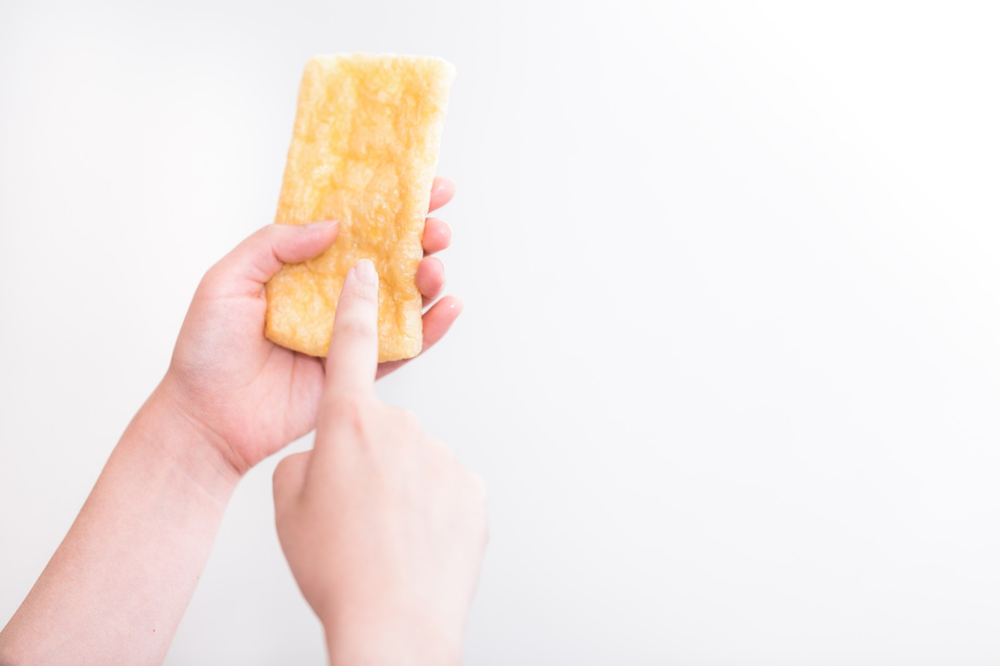
%> input picture kadai10/kadai10.png, 1000 x 666 px, shrunk from 1600 x 1066 before the run
$ octave kadai10.m   (GNU Octave 9; MATLAB toolbox functions it lacks are replaced by stand-ins)
%> lines starting %> are read from the running program, lines starting %| are printed output that depends on the picture; in (x1, y1, x2, y2) boxes, pixels count from 0 and x2, y2 are one past the last pixel; in counts of white or black regions, pixels touching at a corner belong together; the program's own positions count from 1
clear;

ORG = imread('kadai10.png'); % 原画像の入力
%> ORG is the input picture: size 666x1000x3 uint8; mean R, G, B 245.6, 236.1, 232.8
ORG = rgb2gray(ORG); %カラーからグレイへの変換
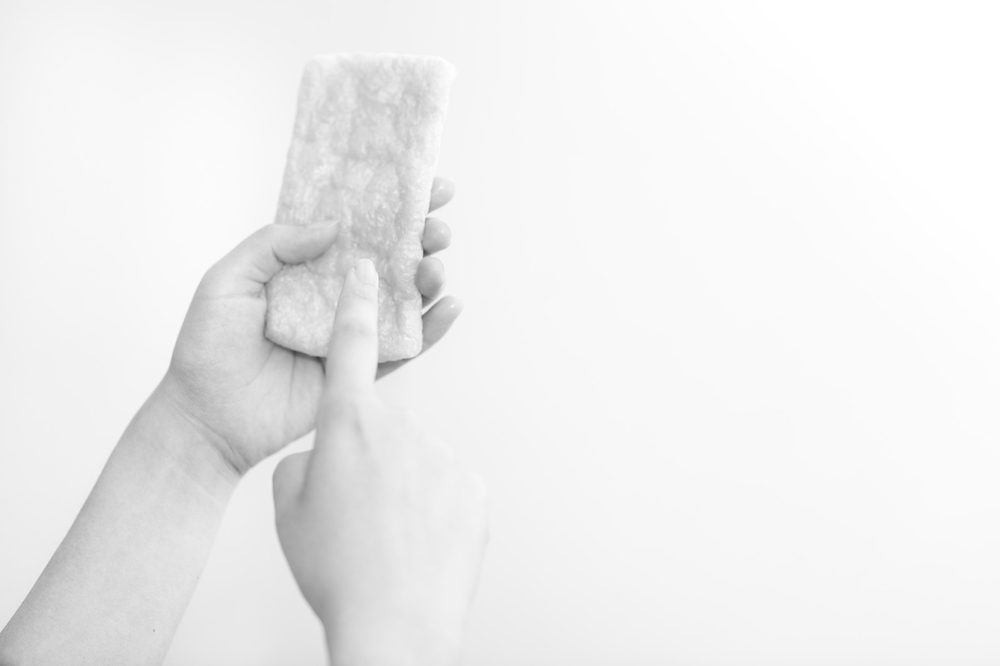
%> ORG: size 666x1000 uint8; min 64, max 255, mean 238.5
imagesc(ORG); colormap('gray'); colorbar;% 画像表示
pause; % 一時停止

IMG = edge(ORG,'prewitt'); % エッジ抽出（プレウィット法）
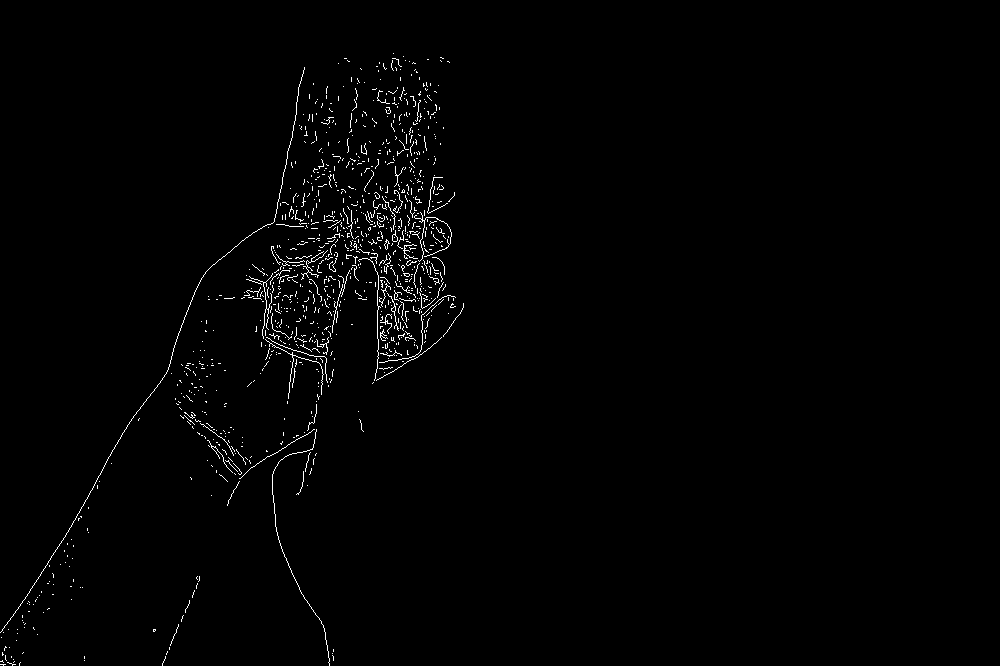
%> IMG: size 666x1000 logical; 1.1% white in thin lines or dots, all inside (x1, y1, x2, y2) = (0, 53, 464, 666)
imagesc(IMG); colormap('gray'); colorbar;% 画像表示
pause; % 一時停止

IMG = edge(ORG,'sobel'); % エッジ抽出（ソベル法）
imagesc(IMG); colormap('gray'); colorbar;% 画像表示
pause; % 一時停止

IMG = edge(ORG,'canny'); % エッジ抽出（キャニー法）
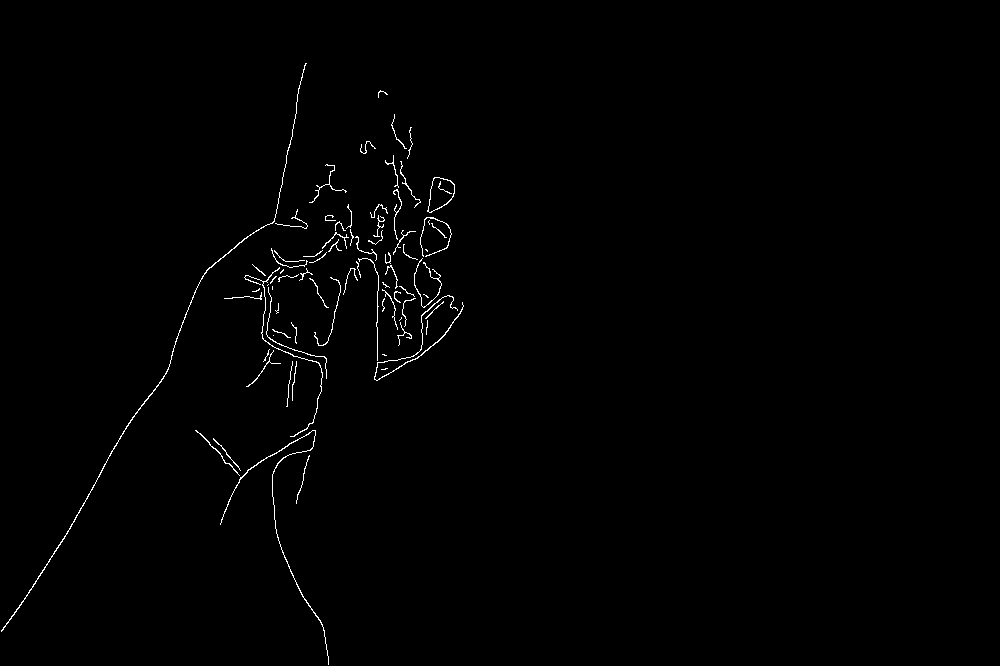
%> IMG: size 666x1000 logical; 0.74% white in thin lines or dots, all inside (x1, y1, x2, y2) = (1, 63, 464, 665)
imagesc(IMG); colormap('gray'); colorbar;% 画像表示
